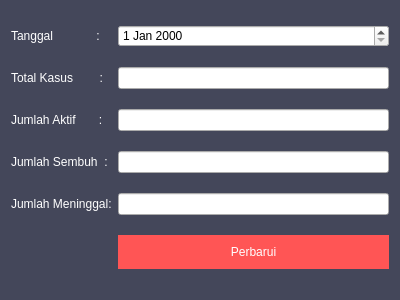
<?xml version="1.0" encoding="UTF-8"?>
<ui version="4.0">
 <class>Form</class>
 <widget class="QWidget" name="Form">
  <property name="geometry">
   <rect>
    <x>0</x>
    <y>0</y>
    <width>400</width>
    <height>300</height>
   </rect>
  </property>
  <property name="palette">
   <palette>
    <active>
     <colorrole role="WindowText">
      <brush brushstyle="SolidPattern">
       <color alpha="255">
        <red>255</red>
        <green>255</green>
        <blue>255</blue>
       </color>
      </brush>
     </colorrole>
     <colorrole role="Button">
      <brush brushstyle="SolidPattern">
       <color alpha="255">
        <red>68</red>
        <green>71</green>
        <blue>90</blue>
       </color>
      </brush>
     </colorrole>
     <colorrole role="Light">
      <brush brushstyle="SolidPattern">
       <color alpha="255">
        <red>102</red>
        <green>106</green>
        <blue>135</blue>
       </color>
      </brush>
     </colorrole>
     <colorrole role="Midlight">
      <brush brushstyle="SolidPattern">
       <color alpha="255">
        <red>85</red>
        <green>88</green>
        <blue>112</blue>
       </color>
      </brush>
     </colorrole>
     <colorrole role="Dark">
      <brush brushstyle="SolidPattern">
       <color alpha="255">
        <red>34</red>
        <green>35</green>
        <blue>45</blue>
       </color>
      </brush>
     </colorrole>
     <colorrole role="Mid">
      <brush brushstyle="SolidPattern">
       <color alpha="255">
        <red>45</red>
        <green>47</green>
        <blue>60</blue>
       </color>
      </brush>
     </colorrole>
     <colorrole role="Text">
      <brush brushstyle="SolidPattern">
       <color alpha="255">
        <red>255</red>
        <green>255</green>
        <blue>255</blue>
       </color>
      </brush>
     </colorrole>
     <colorrole role="BrightText">
      <brush brushstyle="SolidPattern">
       <color alpha="255">
        <red>255</red>
        <green>255</green>
        <blue>255</blue>
       </color>
      </brush>
     </colorrole>
     <colorrole role="ButtonText">
      <brush brushstyle="SolidPattern">
       <color alpha="255">
        <red>255</red>
        <green>255</green>
        <blue>255</blue>
       </color>
      </brush>
     </colorrole>
     <colorrole role="Base">
      <brush brushstyle="SolidPattern">
       <color alpha="255">
        <red>0</red>
        <green>0</green>
        <blue>0</blue>
       </color>
      </brush>
     </colorrole>
     <colorrole role="Window">
      <brush brushstyle="SolidPattern">
       <color alpha="255">
        <red>68</red>
        <green>71</green>
        <blue>90</blue>
       </color>
      </brush>
     </colorrole>
     <colorrole role="Shadow">
      <brush brushstyle="SolidPattern">
       <color alpha="255">
        <red>0</red>
        <green>0</green>
        <blue>0</blue>
       </color>
      </brush>
     </colorrole>
     <colorrole role="AlternateBase">
      <brush brushstyle="SolidPattern">
       <color alpha="255">
        <red>34</red>
        <green>35</green>
        <blue>45</blue>
       </color>
      </brush>
     </colorrole>
     <colorrole role="ToolTipBase">
      <brush brushstyle="SolidPattern">
       <color alpha="255">
        <red>255</red>
        <green>255</green>
        <blue>220</blue>
       </color>
      </brush>
     </colorrole>
     <colorrole role="ToolTipText">
      <brush brushstyle="SolidPattern">
       <color alpha="255">
        <red>0</red>
        <green>0</green>
        <blue>0</blue>
       </color>
      </brush>
     </colorrole>
     <colorrole role="PlaceholderText">
      <brush brushstyle="SolidPattern">
       <color alpha="128">
        <red>255</red>
        <green>255</green>
        <blue>255</blue>
       </color>
      </brush>
     </colorrole>
    </active>
    <inactive>
     <colorrole role="WindowText">
      <brush brushstyle="SolidPattern">
       <color alpha="255">
        <red>255</red>
        <green>255</green>
        <blue>255</blue>
       </color>
      </brush>
     </colorrole>
     <colorrole role="Button">
      <brush brushstyle="SolidPattern">
       <color alpha="255">
        <red>68</red>
        <green>71</green>
        <blue>90</blue>
       </color>
      </brush>
     </colorrole>
     <colorrole role="Light">
      <brush brushstyle="SolidPattern">
       <color alpha="255">
        <red>102</red>
        <green>106</green>
        <blue>135</blue>
       </color>
      </brush>
     </colorrole>
     <colorrole role="Midlight">
      <brush brushstyle="SolidPattern">
       <color alpha="255">
        <red>85</red>
        <green>88</green>
        <blue>112</blue>
       </color>
      </brush>
     </colorrole>
     <colorrole role="Dark">
      <brush brushstyle="SolidPattern">
       <color alpha="255">
        <red>34</red>
        <green>35</green>
        <blue>45</blue>
       </color>
      </brush>
     </colorrole>
     <colorrole role="Mid">
      <brush brushstyle="SolidPattern">
       <color alpha="255">
        <red>45</red>
        <green>47</green>
        <blue>60</blue>
       </color>
      </brush>
     </colorrole>
     <colorrole role="Text">
      <brush brushstyle="SolidPattern">
       <color alpha="255">
        <red>255</red>
        <green>255</green>
        <blue>255</blue>
       </color>
      </brush>
     </colorrole>
     <colorrole role="BrightText">
      <brush brushstyle="SolidPattern">
       <color alpha="255">
        <red>255</red>
        <green>255</green>
        <blue>255</blue>
       </color>
      </brush>
     </colorrole>
     <colorrole role="ButtonText">
      <brush brushstyle="SolidPattern">
       <color alpha="255">
        <red>255</red>
        <green>255</green>
        <blue>255</blue>
       </color>
      </brush>
     </colorrole>
     <colorrole role="Base">
      <brush brushstyle="SolidPattern">
       <color alpha="255">
        <red>0</red>
        <green>0</green>
        <blue>0</blue>
       </color>
      </brush>
     </colorrole>
     <colorrole role="Window">
      <brush brushstyle="SolidPattern">
       <color alpha="255">
        <red>68</red>
        <green>71</green>
        <blue>90</blue>
       </color>
      </brush>
     </colorrole>
     <colorrole role="Shadow">
      <brush brushstyle="SolidPattern">
       <color alpha="255">
        <red>0</red>
        <green>0</green>
        <blue>0</blue>
       </color>
      </brush>
     </colorrole>
     <colorrole role="AlternateBase">
      <brush brushstyle="SolidPattern">
       <color alpha="255">
        <red>34</red>
        <green>35</green>
        <blue>45</blue>
       </color>
      </brush>
     </colorrole>
     <colorrole role="ToolTipBase">
      <brush brushstyle="SolidPattern">
       <color alpha="255">
        <red>255</red>
        <green>255</green>
        <blue>220</blue>
       </color>
      </brush>
     </colorrole>
     <colorrole role="ToolTipText">
      <brush brushstyle="SolidPattern">
       <color alpha="255">
        <red>0</red>
        <green>0</green>
        <blue>0</blue>
       </color>
      </brush>
     </colorrole>
     <colorrole role="PlaceholderText">
      <brush brushstyle="SolidPattern">
       <color alpha="128">
        <red>255</red>
        <green>255</green>
        <blue>255</blue>
       </color>
      </brush>
     </colorrole>
    </inactive>
    <disabled>
     <colorrole role="WindowText">
      <brush brushstyle="SolidPattern">
       <color alpha="255">
        <red>34</red>
        <green>35</green>
        <blue>45</blue>
       </color>
      </brush>
     </colorrole>
     <colorrole role="Button">
      <brush brushstyle="SolidPattern">
       <color alpha="255">
        <red>68</red>
        <green>71</green>
        <blue>90</blue>
       </color>
      </brush>
     </colorrole>
     <colorrole role="Light">
      <brush brushstyle="SolidPattern">
       <color alpha="255">
        <red>102</red>
        <green>106</green>
        <blue>135</blue>
       </color>
      </brush>
     </colorrole>
     <colorrole role="Midlight">
      <brush brushstyle="SolidPattern">
       <color alpha="255">
        <red>85</red>
        <green>88</green>
        <blue>112</blue>
       </color>
      </brush>
     </colorrole>
     <colorrole role="Dark">
      <brush brushstyle="SolidPattern">
       <color alpha="255">
        <red>34</red>
        <green>35</green>
        <blue>45</blue>
       </color>
      </brush>
     </colorrole>
     <colorrole role="Mid">
      <brush brushstyle="SolidPattern">
       <color alpha="255">
        <red>45</red>
        <green>47</green>
        <blue>60</blue>
       </color>
      </brush>
     </colorrole>
     <colorrole role="Text">
      <brush brushstyle="SolidPattern">
       <color alpha="255">
        <red>34</red>
        <green>35</green>
        <blue>45</blue>
       </color>
      </brush>
     </colorrole>
     <colorrole role="BrightText">
      <brush brushstyle="SolidPattern">
       <color alpha="255">
        <red>255</red>
        <green>255</green>
        <blue>255</blue>
       </color>
      </brush>
     </colorrole>
     <colorrole role="ButtonText">
      <brush brushstyle="SolidPattern">
       <color alpha="255">
        <red>34</red>
        <green>35</green>
        <blue>45</blue>
       </color>
      </brush>
     </colorrole>
     <colorrole role="Base">
      <brush brushstyle="SolidPattern">
       <color alpha="255">
        <red>68</red>
        <green>71</green>
        <blue>90</blue>
       </color>
      </brush>
     </colorrole>
     <colorrole role="Window">
      <brush brushstyle="SolidPattern">
       <color alpha="255">
        <red>68</red>
        <green>71</green>
        <blue>90</blue>
       </color>
      </brush>
     </colorrole>
     <colorrole role="Shadow">
      <brush brushstyle="SolidPattern">
       <color alpha="255">
        <red>0</red>
        <green>0</green>
        <blue>0</blue>
       </color>
      </brush>
     </colorrole>
     <colorrole role="AlternateBase">
      <brush brushstyle="SolidPattern">
       <color alpha="255">
        <red>68</red>
        <green>71</green>
        <blue>90</blue>
       </color>
      </brush>
     </colorrole>
     <colorrole role="ToolTipBase">
      <brush brushstyle="SolidPattern">
       <color alpha="255">
        <red>255</red>
        <green>255</green>
        <blue>220</blue>
       </color>
      </brush>
     </colorrole>
     <colorrole role="ToolTipText">
      <brush brushstyle="SolidPattern">
       <color alpha="255">
        <red>0</red>
        <green>0</green>
        <blue>0</blue>
       </color>
      </brush>
     </colorrole>
     <colorrole role="PlaceholderText">
      <brush brushstyle="SolidPattern">
       <color alpha="128">
        <red>255</red>
        <green>255</green>
        <blue>255</blue>
       </color>
      </brush>
     </colorrole>
    </disabled>
   </palette>
  </property>
  <property name="windowTitle">
   <string>Form</string>
  </property>
  <layout class="QGridLayout" name="gridLayout">
   <item row="1" column="0">
    <widget class="QLabel" name="label">
     <property name="text">
      <string>Tanggal             :</string>
     </property>
    </widget>
   </item>
   <item row="4" column="1">
    <widget class="QLineEdit" name="lineEdit3">
     <property name="styleSheet">
      <string notr="true">color:black;</string>
     </property>
    </widget>
   </item>
   <item row="6" column="1">
    <widget class="QPushButton" name="b1">
     <property name="styleSheet">
      <string notr="true">QPushButton {
	color: rgb(255, 255, 255);
	background-color: rgb(255, 85, 85);
	border: 0px solid;
	padding: 10px
}
QPushButton:hover {
	background-color:rgb(255, 100, 115);
}</string>
     </property>
     <property name="text">
      <string>Perbarui</string>
     </property>
    </widget>
   </item>
   <item row="1" column="1">
    <widget class="QDateEdit" name="dateEdit">
     <property name="styleSheet">
      <string notr="true">color:black</string>
     </property>
    </widget>
   </item>
   <item row="5" column="0">
    <widget class="QLabel" name="label_5">
     <property name="text">
      <string>Jumlah Meninggal:</string>
     </property>
    </widget>
   </item>
   <item row="5" column="1">
    <widget class="QLineEdit" name="lineEdit4">
     <property name="styleSheet">
      <string notr="true">color:black;</string>
     </property>
    </widget>
   </item>
   <item row="4" column="0">
    <widget class="QLabel" name="label_4">
     <property name="text">
      <string>Jumlah Sembuh  :</string>
     </property>
    </widget>
   </item>
   <item row="3" column="1">
    <widget class="QLineEdit" name="lineEdit2">
     <property name="styleSheet">
      <string notr="true">color:black</string>
     </property>
    </widget>
   </item>
   <item row="2" column="0">
    <widget class="QLabel" name="label_2">
     <property name="text">
      <string>Total Kasus        :</string>
     </property>
    </widget>
   </item>
   <item row="2" column="1">
    <widget class="QLineEdit" name="lineEdit">
     <property name="styleSheet">
      <string notr="true">color:black;</string>
     </property>
    </widget>
   </item>
   <item row="3" column="0">
    <widget class="QLabel" name="label_3">
     <property name="text">
      <string>Jumlah Aktif       :</string>
     </property>
    </widget>
   </item>
  </layout>
 </widget>
 <resources/>
 <connections/>
</ui>
